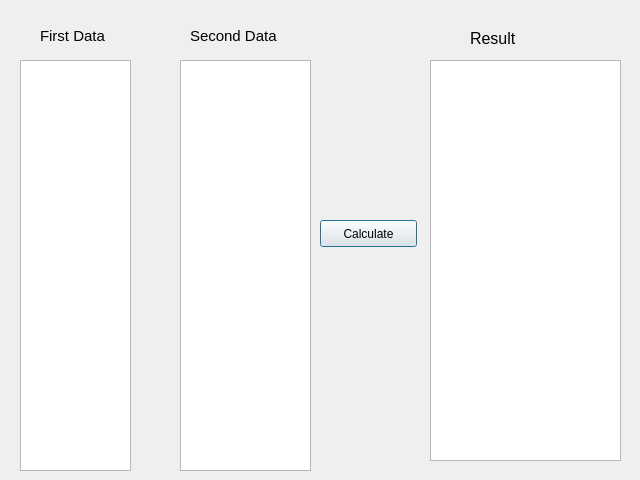
<?xml version="1.0" encoding="UTF-8"?>
<ui version="4.0">
 <class>Dialog</class>
 <widget class="QDialog" name="Dialog">
  <property name="geometry">
   <rect>
    <x>0</x>
    <y>0</y>
    <width>640</width>
    <height>480</height>
   </rect>
  </property>
  <property name="windowTitle">
   <string>Dialog</string>
  </property>
  <widget class="QPlainTextEdit" name="plainTextEdit">
   <property name="geometry">
    <rect>
     <x>20</x>
     <y>60</y>
     <width>111</width>
     <height>411</height>
    </rect>
   </property>
  </widget>
  <widget class="QPlainTextEdit" name="plainTextEdit_2">
   <property name="geometry">
    <rect>
     <x>180</x>
     <y>60</y>
     <width>131</width>
     <height>411</height>
    </rect>
   </property>
  </widget>
  <widget class="QPushButton" name="pushButton">
   <property name="geometry">
    <rect>
     <x>320</x>
     <y>220</y>
     <width>97</width>
     <height>27</height>
    </rect>
   </property>
   <property name="text">
    <string>Calculate</string>
   </property>
  </widget>
  <widget class="QPlainTextEdit" name="plainTextEdit_3">
   <property name="geometry">
    <rect>
     <x>430</x>
     <y>60</y>
     <width>191</width>
     <height>401</height>
    </rect>
   </property>
  </widget>
  <widget class="QLabel" name="label">
   <property name="geometry">
    <rect>
     <x>40</x>
     <y>20</y>
     <width>81</width>
     <height>31</height>
    </rect>
   </property>
   <property name="font">
    <font>
     <pointsize>11</pointsize>
     <italic>false</italic>
    </font>
   </property>
   <property name="text">
    <string>First Data</string>
   </property>
  </widget>
  <widget class="QLabel" name="label_2">
   <property name="geometry">
    <rect>
     <x>190</x>
     <y>20</y>
     <width>91</width>
     <height>31</height>
    </rect>
   </property>
   <property name="font">
    <font>
     <pointsize>11</pointsize>
     <italic>false</italic>
    </font>
   </property>
   <property name="text">
    <string>Second Data</string>
   </property>
  </widget>
  <widget class="QLabel" name="label_3">
   <property name="geometry">
    <rect>
     <x>470</x>
     <y>30</y>
     <width>111</width>
     <height>17</height>
    </rect>
   </property>
   <property name="font">
    <font>
     <pointsize>12</pointsize>
    </font>
   </property>
   <property name="text">
    <string>Result</string>
   </property>
  </widget>
 </widget>
 <resources/>
 <connections/>
</ui>
